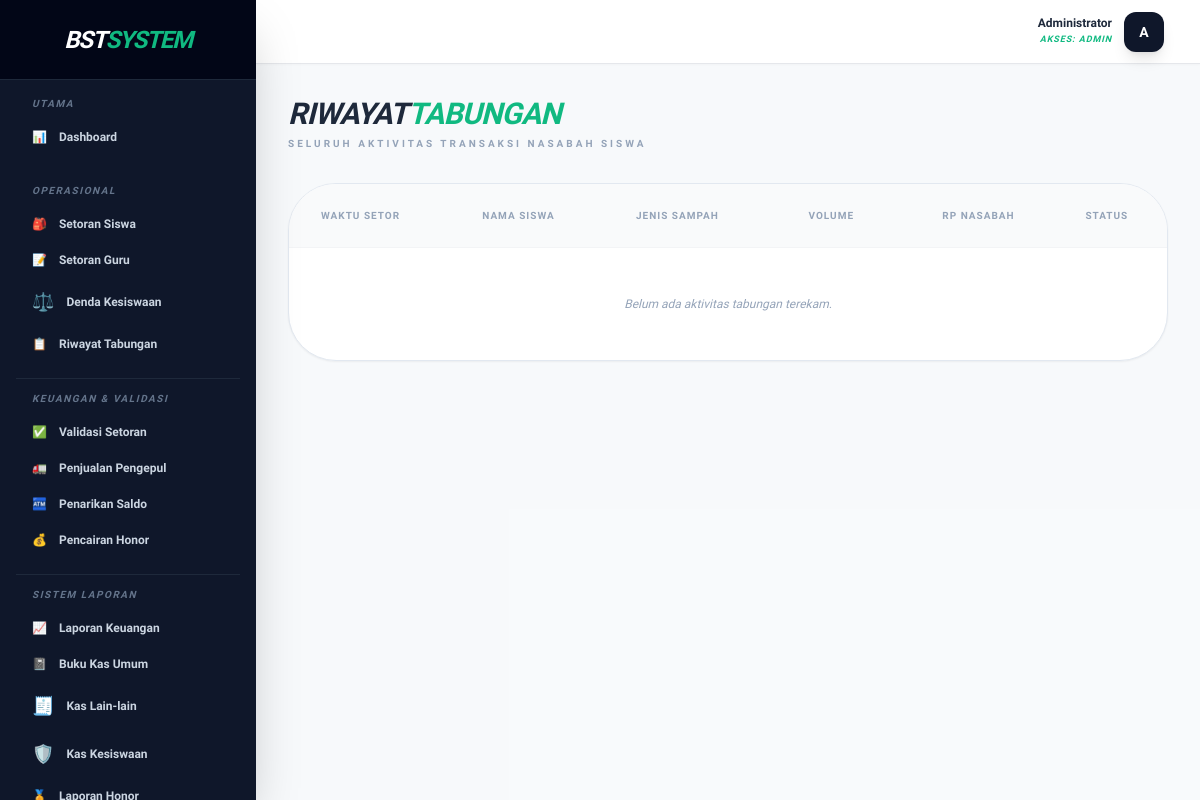
Before: /public/setoran/siswa (signed in) with the older database file.
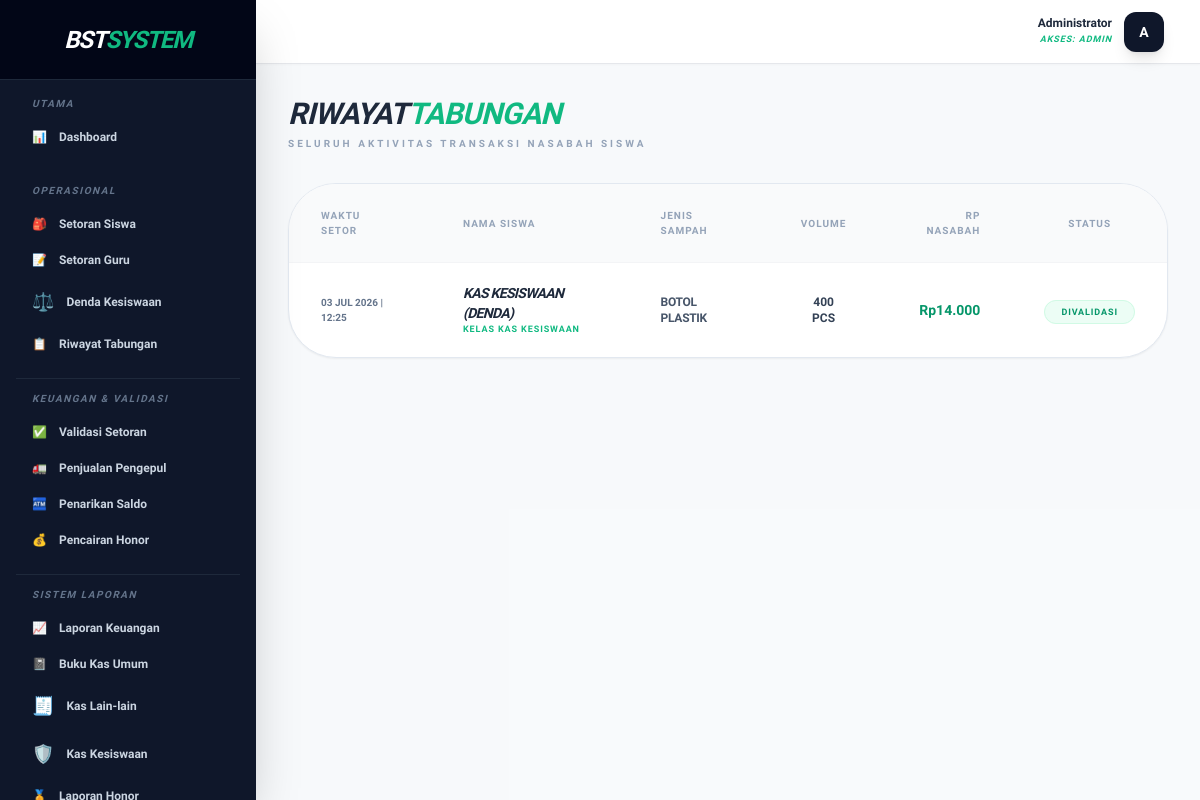
After: the same page with the newer database file.
### tables this page shows
CREATE TABLE `setoran` (
  `id` int(11) NOT NULL AUTO_INCREMENT,
  `user_id` int(11) NOT NULL,
  `kategori_id` int(11) NOT NULL,
  `berat` decimal(10,2) NOT NULL,
  `total_harga` decimal(15,2) NOT NULL,
  `total_pengepul` decimal(15,2) NOT NULL,
  `honor_walas_rp` double DEFAULT 0,
  `walikelas_id` int(11) DEFAULT NULL,
  `status` enum('pending','valid') DEFAULT 'pending',
  `created_at` timestamp NOT NULL DEFAULT current_timestamp(),
  `is_sold` tinyint(1) DEFAULT 0,
  PRIMARY KEY (`id`)
);

CREATE TABLE `users` (
  `id` int(11) NOT NULL AUTO_INCREMENT,
  `nama` varchar(100) NOT NULL,
  `username` varchar(50) NOT NULL,
  `password` varchar(255) NOT NULL,
  `role` enum('admin','guru','siswa','staff','alumni') NOT NULL,
  `kelas_id` int(11) DEFAULT NULL,
  `angkatan` varchar(10) DEFAULT NULL,
  `is_active` tinyint(1) NOT NULL DEFAULT 1,
  `deleted_at` timestamp NULL DEFAULT NULL,
  PRIMARY KEY (`id`)
);

CREATE TABLE `kelas` (
  `id` int(11) NOT NULL AUTO_INCREMENT,
  `nama_kelas` varchar(50) NOT NULL,
  `walikelas_id` int(11) DEFAULT NULL,
  PRIMARY KEY (`id`)
);

CREATE TABLE `kategori_sampah` (
  `id` int(11) NOT NULL AUTO_INCREMENT,
  `nama_sampah` varchar(100) NOT NULL,
  `harga_dasar` decimal(15,2) NOT NULL DEFAULT 0.00,
  `harga_guru` decimal(10,2) DEFAULT 0.00,
  `harga_pengepul` decimal(15,2) NOT NULL DEFAULT 0.00,
  `satuan` varchar(20) DEFAULT 'Pcs',
  `konversi_kg` int(11) NOT NULL DEFAULT 1,
  PRIMARY KEY (`id`)
);

### app/Controllers/SetoranController.php (called while the page is built, shortened)
<?php
class SetoranController {
    private $db;
    public function __construct() {
        $this->db = Database::getInstance()->getConnection();
    }
    public function siswa() {
        $data = [];
        $limit = 10;
        $page = isset($_GET['page']) ? (int)$_GET['page'] : 1;
        $offset = ($page > 1) ? ($page * $limit) - $limit : 0;
        $sql = "SELECT s.*, u.nama, k.nama_sampah, k.satuan, kl.nama_kelas
                FROM setoran s
                JOIN users u ON s.user_id = u.id
                JOIN kategori_sampah k ON s.kategori_id = k.id
                LEFT JOIN kelas kl ON u.kelas_id = kl.id
                WHERE u.role = 'siswa' AND s.status = 'valid'
                ORDER BY s.created_at DESC
                LIMIT :limit OFFSET :offset";
        $stmt = $this->db->prepare($sql);
        $stmt->bindValue(':limit', $limit, PDO::PARAM_INT);
        $stmt->bindValue(':offset', $offset, PDO::PARAM_INT);
        $stmt->execute();
        $data['setoran'] = $stmt->fetchAll();
        require_once __DIR__ . '/../../views/layouts/admin.php';
    }
}
?>

### app/Core/Database.php (called while the page is built, shortened)
<?php
class Database {
    private static $instance = null;
    private $conn;
    private function __construct() {
        try {
            $dsn = "mysql:host=" . DB_HOST . ";dbname=" . DB_NAME . ";charset=utf8mb4";
            $options = [
                PDO::ATTR_ERRMODE => PDO::ERRMODE_EXCEPTION,
                PDO::ATTR_DEFAULT_FETCH_MODE => PDO::FETCH_ASSOC,
                PDO::ATTR_EMULATE_PREPARES => false,
            ];
            $this->conn = new PDO($dsn, DB_USER, DB_PASS, $options);
        } catch (PDOException $e) {
            die("Koneksi Database Gagal: " . $e->getMessage());
        }
    }
    public static function getInstance() {
        if (self::$instance === null) {
            self::$instance = new self();
        }
        return self::$instance;
    }
    public function getConnection() {
        return $this->conn;
    }
}

### views/admin/setoran/siswa_index.php (the view, shortened to what the changed rows need)
<div class="max-w-7xl mx-auto space-y-8 pb-10">
    <div class="flex items-center justify-between">
        <div>
            <h2 class="text-3xl font-black text-slate-800 italic uppercase tracking-tight">RIWAYAT<span class="text-emerald-500">TABUNGAN</span></h2>
        </div>
    </div>
    <div class="bg-white rounded-[3rem] border border-slate-200 shadow-sm overflow-hidden flex flex-col">
        <div class="overflow-x-auto">
            <table class="w-full text-left">
                <thead>
                    <tr class="bg-gray-50 border-b border-gray-100 text-[10px] uppercase text-slate-400 font-black tracking-widest">
                        <th class="px-8 py-6">Waktu Setor</th>
                        <th class="px-8 py-6">Nama Siswa</th>
                        <th class="px-8 py-6">Jenis Sampah</th>
                        <th class="px-8 py-6 text-center">Volume</th>
                        <th class="px-8 py-6 text-right">Rp Nasabah</th>
                        <th class="px-8 py-6 text-center">Status</th>
                    </tr>
                </thead>
                <tbody class="divide-y divide-gray-50">
                    <?php if(empty($setoran)): ?>
                        <tr><td colspan="6" class="px-8 py-12 text-center text-slate-400 text-xs italic">Belum ada aktivitas tabungan terekam.</td></tr>
                    <?php else: ?>
                        <?php foreach($setoran as $s): ?>
                        <tr class="hover:bg-slate-50 transition-all">
                            <td class="px-8 py-5 text-[10px] font-bold text-slate-500 uppercase"><?= date('d M Y | H:i', strtotime($s['created_at'])) ?></td>
                            <td class="px-8 py-5">
                                <div class="font-black text-slate-800 text-sm uppercase italic tracking-tighter"><?= htmlspecialchars($s['nama_siswa'] ?? $s['nama']) ?></div>
                                <div class="text-[9px] font-black text-emerald-500 uppercase tracking-widest">Kelas <?= htmlspecialchars($s['nama_kelas'] ?? '-') ?></div>
                            </td>
                            <td class="px-8 py-5 font-bold text-slate-600 text-xs uppercase tracking-tight"><?= htmlspecialchars($s['nama_sampah']) ?></td>
                            <td class="px-8 py-5 text-center font-black text-slate-700 text-xs"><?= number_format($s['berat'], 0) ?> PCS</td>
                            <td class="px-8 py-5 text-right font-black text-emerald-600 text-sm">Rp<?= number_format($s['total_harga'], 0, ',', '.') ?></td>
                            <td class="px-8 py-5 text-center">
                                <?php if($s['status'] == 'valid'): ?>
                                    <span class="px-4 py-1.5 bg-emerald-50 text-emerald-600 rounded-full text-[9px] font-black uppercase tracking-widest border border-emerald-100">Divalidasi</span>
                                <?php else: ?>
                                    <span class="px-4 py-1.5 bg-amber-50 text-amber-600 rounded-full text-[9px] font-black uppercase tracking-widest border border-amber-100">Menunggu</span>
                                <?php endif; ?>
                            </td>
                        </tr>
                        <?php endforeach; ?>
                    <?php endif; ?>
                </tbody>
            </table>
        </div>
    </div>
</div>

Changed rows visible on the page:
added setoran: created_at "03 JUL 2026 | 12:25", user.nama "KAS KESISWAAN (DENDA)", kelas.nama_kelas "KAS KESISWAAN", kategori_sampah.nama_sampah "BOTOL PLASTIK", berat "400", total_harga "14.000", status "DIVALIDASI"
Other visible differences:
text no longer shown: "Belum ada aktivitas tabungan terekam."
